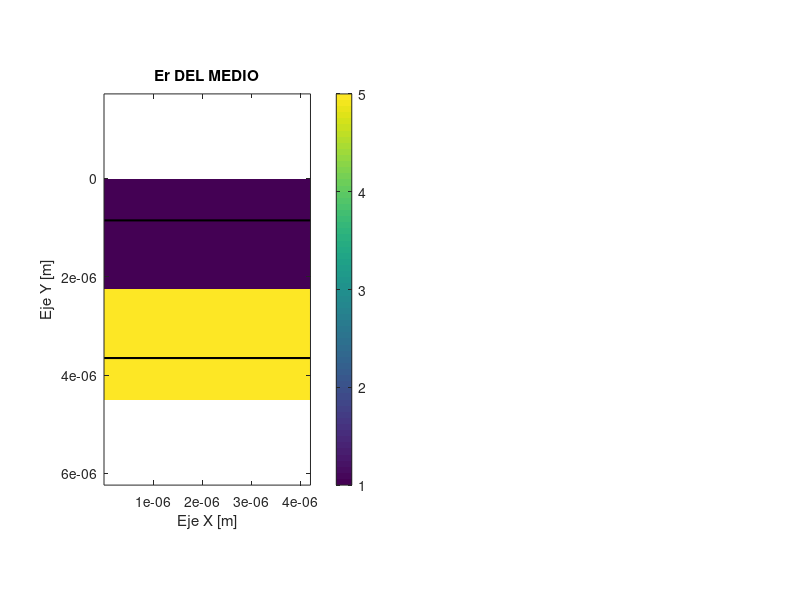

Source code (MATLAB): (Note: this script raises an error after producing the figure.)
% Codigo para calcular la tramitancia y la refelctancia de una onda
% electromagnetica al cambiar de medio. 
% Este codigo solo funciona para incidencia normal y calculando E mode.


% INITIALIZE MATLAB
close all;
clc;
clear all;

% UNITS
degrees     = pi/180;
meters      = 1;
centimeters = 1e-2 * meters;
millimeters = 1e-3 * meters;
micrometers = 1e-6 * meters;
nanometers  = 1e-9 * meters;
inches      = 2.54 * centimeters;
feet        = 12 * inches;
seconds     = 1;
hertz       = 1/seconds;
kilohertz   = 1e3 * hertz;
megahertz   = 1e6 * hertz;
gigahertz   = 1e9 * hertz;
terahertz   = 1e12 * hertz;
petahertz   = 1e15 * hertz;

% CONSTANTS
e0 = 8.85418782e-12 * 1/meters;
u0 = 1.25663706e-6 * 1/meters;
N0 = sqrt(u0/e0);
c0 = 299792458 * meters/seconds;

%%%%%%%%%%%%%%%%%%%%%%%%%%%%%%%%%%%%%%%%%%%%%%%%%%%%%%%%%
%% DASHBOARD
%%%%%%%%%%%%%%%%%%%%%%%%%%%%%%%%%%%%%%%%%%%%%%%%%%%%%%%%%

% WAVELENGTH (EMPTY SPACE)
lam1 = 700 * nanometers;
lam2 = 700 * nanometers;
delta = 100 * nanometers;
wavelength = lam1:delta:lam2;

% FOR SAVING IMPORTANT DATA
T = [];
R = [];

% DEFINE PLANE WAVE SOURCE PARAMETERS
for lam0 = wavelength
    theta = 0*degrees;
    f0 = c0/lam0;
    k0    = 2*pi/lam0;
    MODE  = 'E';
    
    % DEFINE DIFFRACTION GRATING PARAMETERS
    er1 = 1.0;
    er2 = 5.0;
    
    % DIMENSIONS OF THE GRID
    width  = lam0*6;
    height = lam0*6;
    
    % DEFINE FDFD PARAMETERS
    NRES   = 40;
    NPML   = [20 20];
    ermax  = max([real(er1) real(er2)]);
    nmax   = sqrt(ermax);
    
    %%%%%%%%%%%%%%%%%%%%%%%%%%%%%%%%%%%%%%%%%%%%%%%%%%%%%%%%%
    %% CALCULATE OPTIMIZED GRID
    %%%%%%%%%%%%%%%%%%%%%%%%%%%%%%%%%%%%%%%%%%%%%%%%%%%%%%%%%
    
    % GRID RESOLUTION
    dx = lam0/nmax/NRES;
    dy = lam0/nmax/NRES;
    
    % SNAP GRID TO CRITICAL DIMENSIONS
    nx = ceil(width/dx);
    dx = width/nx;
    
    ny = ceil(height/dy);
    dy = height/ny;
    
    % GRID SIZE
    Sx = width;
    Nx = ceil(Sx/dx);
    Sx = Nx*dx;
    
    Sy = height;
    Ny = NPML(1) + ceil(Sy/dy) + NPML(2);
    Sy = Ny*dy;
    
    % ZONE OF INTEGRATION (ZI) FOR R & T
    y_ref = Ny - round(Ny/2) - round(2*lam0/dy);
    y_trn = Ny - round(Ny/2) + round(2*lam0/dy);
    
    % 2X GRID
    Nx2 = 2*Nx;             dx2 = dx/2;
    Ny2 = 2*Ny;             dy2 = dy/2;
    
    % CALCULATE AXIS VECTORS
    xa = [1:Nx]*dx;
    ya = [1:Ny]*dy;
    [Y,X] = meshgrid(ya,xa);
    xa2 = [1:Nx2]*dx2;
    ya2 = [1:Ny2]*dy2;
    
    %%%%%%%%%%%%%%%%%%%%%%%%%%%%%%%%%%%%%%%%%%%%%%%%%%%%%%%%%
    %% BUILD GEOMETRY
    %%%%%%%%%%%%%%%%%%%%%%%%%%%%%%%%%%%%%%%%%%%%%%%%%%%%%%%%%
    
    % INITIALIZE TO AIR
    ER2 = er1*ones(Nx2,Ny2);
    UR2 = ones(Nx2,Ny2);
    
    
    % BUILD RECTANGLE INTO X2 GRID
    center_y = round(Ny2/2);
    
    % CHANGE ER
    ER2(:, center_y:end) = er2;
    
    % SHOW BOTH MEDIUMS AND ZI
    if length(wavelength)==1
        subplot(121);
        imagesc(xa2,ya2,real(ER2).');
        axis equal tight;
        colorbar;
        xlabel('Eje X [m]');
        ylabel('Eje Y [m]');
        title('Er DEL MEDIO');
        hold on;
        y_ref_pos = ya(y_ref);   
        y_trn_pos = ya(y_trn);   
        line([min(xa2) max(xa2)], [y_ref_pos y_ref_pos], 'Color','k','LineWidth',1.5);
        line([min(xa2) max(xa2)], [y_trn_pos y_trn_pos], 'Color','k','LineWidth',1.5);
    hold off;
    end
    
    % INCORPORATE PML
    [ERxx,ERyy,ERzz,URxx,URyy,URzz] ...
                        = addupml2d(ER2,UR2,[0 0 NPML]);
    
    % DIAGONALIZE MATERIAL TENSORS
    ERxx = diag(sparse(ERxx(:)));
    ERyy = diag(sparse(ERyy(:)));
    ERzz = diag(sparse(ERzz(:)));
    URxx = diag(sparse(URxx(:)));
    URyy = diag(sparse(URyy(:)));
    URzz = diag(sparse(URzz(:)));
    
    %%%%%%%%%%%%%%%%%%%%%%%%%%%%%%%%%%%%%%%%%%%%%%%%%%%%%%%%%
    %% PERFORM FDFD ANALYSIS
    %%%%%%%%%%%%%%%%%%%%%%%%%%%%%%%%%%%%%%%%%%%%%%%%%%%%%%%%%
    
    % INCIDENT WAVE VECTOR
    nsrc  = sqrt(UR2(1,1)*ER2(1,1));
    kxinc = k0*nsrc*sin(theta);
    kyinc = k0*nsrc*cos(theta);
    kinc  = [ kxinc ; kyinc ];
    
    % BUILD DERIVATIVE MATRICES
    NS  = [Nx Ny];
    RES = [dx dy];
    BC  = [1 0];
    [DEX,DEY,DHX,DHY] = yeeder2d(NS,k0*RES,BC,kinc/k0);
            
    % BUILD WAVE MATRIX
    if MODE == 'E'
        A = DHX/URyy*DEX + DHY/URxx*DEY + ERzz;
    else
        A = DEX/ERyy*DHX + DEY/ERxx*DHY + URzz;
    end
    
    % CALCULATE SOURCE FIELD
    fsrc  = exp(-1i*(kxinc*X + kyinc*Y));
    
    % CALCULATE SCATTERED-FIELD MASKING MATRIX
    ny = NPML(1) + 2;
    Q  = zeros(Nx,Ny);
    Q(:,1:ny) = 1;
    Q  = diag(sparse(Q(:)));
    
    % CALCULATE SOURCE VECTOR
    b = (Q*A - A*Q)*fsrc(:);
    
    % SOLVE FOR FIELD
    f = A\b;
    f = reshape(f,Nx,Ny);
    
    % SHOW FIELD
    if length(wavelength)==1
        subplot(122);
        pcolor(xa,ya,real(f).');
        shading interp;
        axis equal tight;
        set(gca,'YDir','reverse');
        caxis([-1 1]);
        colorbar;
        xlabel('Eje X [m]');
        ylabel('Eje Y [m]');
        title('R(Ez)');
    end
    
    %%%%%%%%%%%%%%%%%%%%%%%%%%%%%%%%%%%%%%%%%%%%%%%%%%%%%%%%%
    %% TRANSMITTANCE AND REFRECTANCE
    %%%%%%%%%%%%%%%%%%%%%%%%%%%%%%%%%%%%%%%%%%%%%%%%%%%%%%%%%
    
    if theta==0
        % EXTRACT MATERIAL PROPERTIES IN EXTERNAL REGIONS
        urref = UR2(1,1);
        urtrn = UR2(1,Ny2);
        erref = ER2(1,1);
        ertrn = ER2(1,Ny2);
        nref  = sqrt(urref*erref);
        ntrn  = sqrt(urtrn*ertrn);
        
        % TOTAL, SOURCE AND SCATTERED FIELDS
        Ez_tot  = f;        
        Ez_inc  = fsrc;     
        Ez_scat = Ez_tot - Ez_inc;
        
        % PARTIAL DERIVATIVES OF Ez
        [Ezy_tot, Ezx_tot]   = gradient(Ez_tot, dy, dx); 
        [Ezy_inc, Ezx_inc]   = gradient(Ez_inc, dy, dx);
        [Ezy_scat,Ezx_scat]  = gradient(Ez_scat,dy, dx);
        
        %CALCULATE MAGNETIC FIELDS
        omega = 2*pi*f0;
        Hx_tot  = -(1./(1i*omega*u0)) .* Ezy_tot;
        Hx_inc  = -(1./(1i*omega*u0)) .* Ezy_inc;
        Hx_scat = -(1./(1i*omega*u0)) .* Ezy_scat;
        
        % POYTING FLUX IN EACH ZI
        Sy_inc_line  = 0.5*real( Ez_inc(:, y_ref)  .* conj(Hx_inc(:,  y_ref)/urref) );    %agrego los ur_xx de cada medio
        Sy_ref_line  = 0.5*real( Ez_scat(:,y_ref)  .* conj(Hx_scat(:, y_ref)/urref) );
        Sy_trn_line  = 0.5*real( Ez_tot(:, y_trn)  .* conj(Hx_tot(:,  y_trn)/urtrn) );
        
        % POWER
        P_inc = trapz(xa, Sy_inc_line);          
        P_ref = -trapz(xa, Sy_ref_line);         
        P_trn =  trapz(xa, Sy_trn_line);  
        
        % TRANSMITTANCE AND REFRECTANCE
        r = real(P_ref / P_inc);
        t = real(P_trn / P_inc);
        
        R(end+1) = r;
        T(end+1) = t;
    
        fprintf('Reflectancia  R = %.4f\n', r);
        fprintf('Transmitancia T = %.4f\n', t);
        fprintf('Verifico R+T = %.4f\n', r+t); 
    
    end 
end
% PLOT TRANSMITTANCE AND REFRECTANCE
if length(wavelength) ~= 1
    figure(1)
    plot(wavelength, R, 'o-', 'LineWidth', 2); hold on;
    plot(wavelength, T, 'o-', 'LineWidth', 2);
    xlabel('Longitud de onda [nm]');      
    ylabel('Coeficientes de Potencia'); 
    title('Reflectancia y Transmittancia vs Longitud de onda');
    grid on;
    ylim([0 1.5]);
    legend({'R (Reflectancia)','T (Transmittancia)'}, 'Location','best');
end
